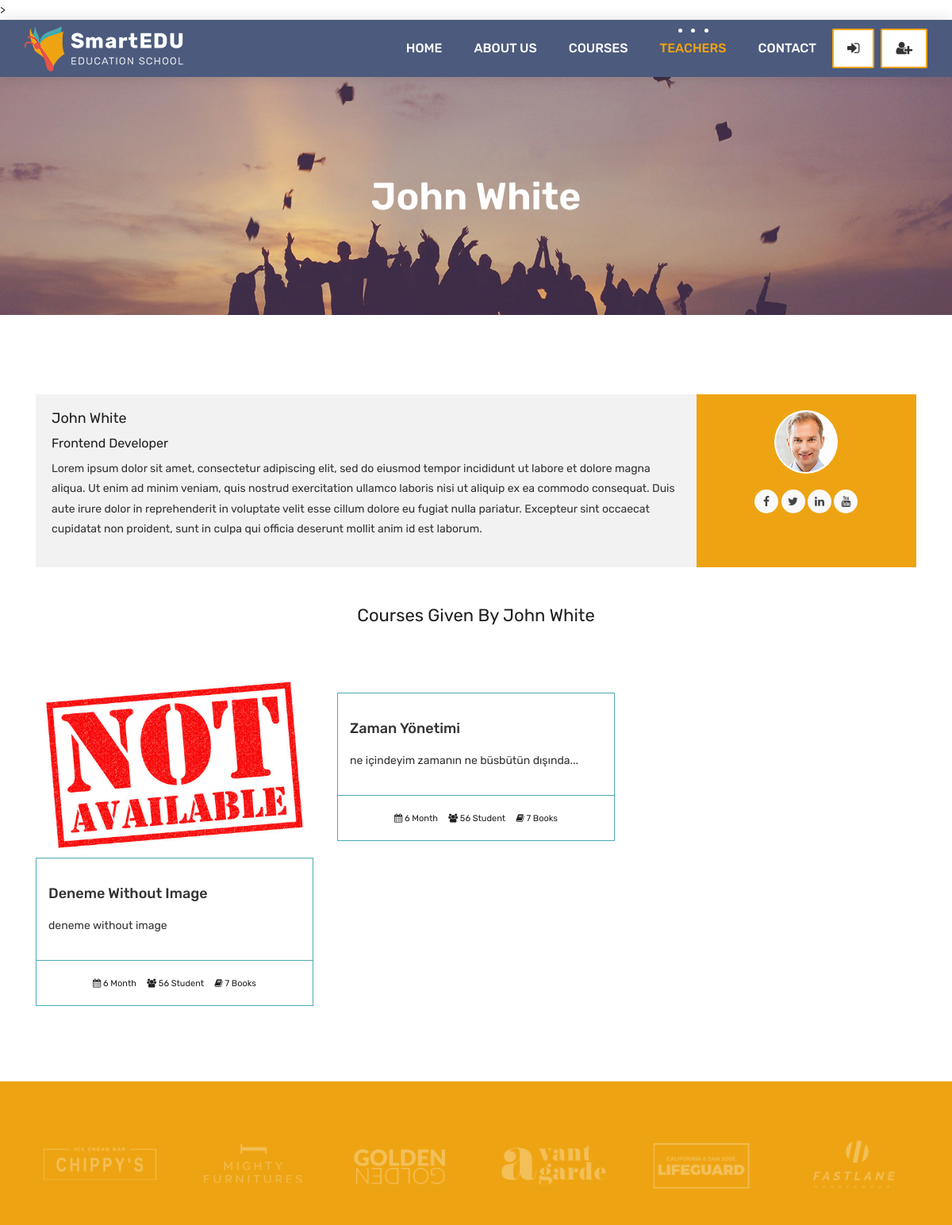
Before: /teachers/teacher/1 (upper part) with the older database file.
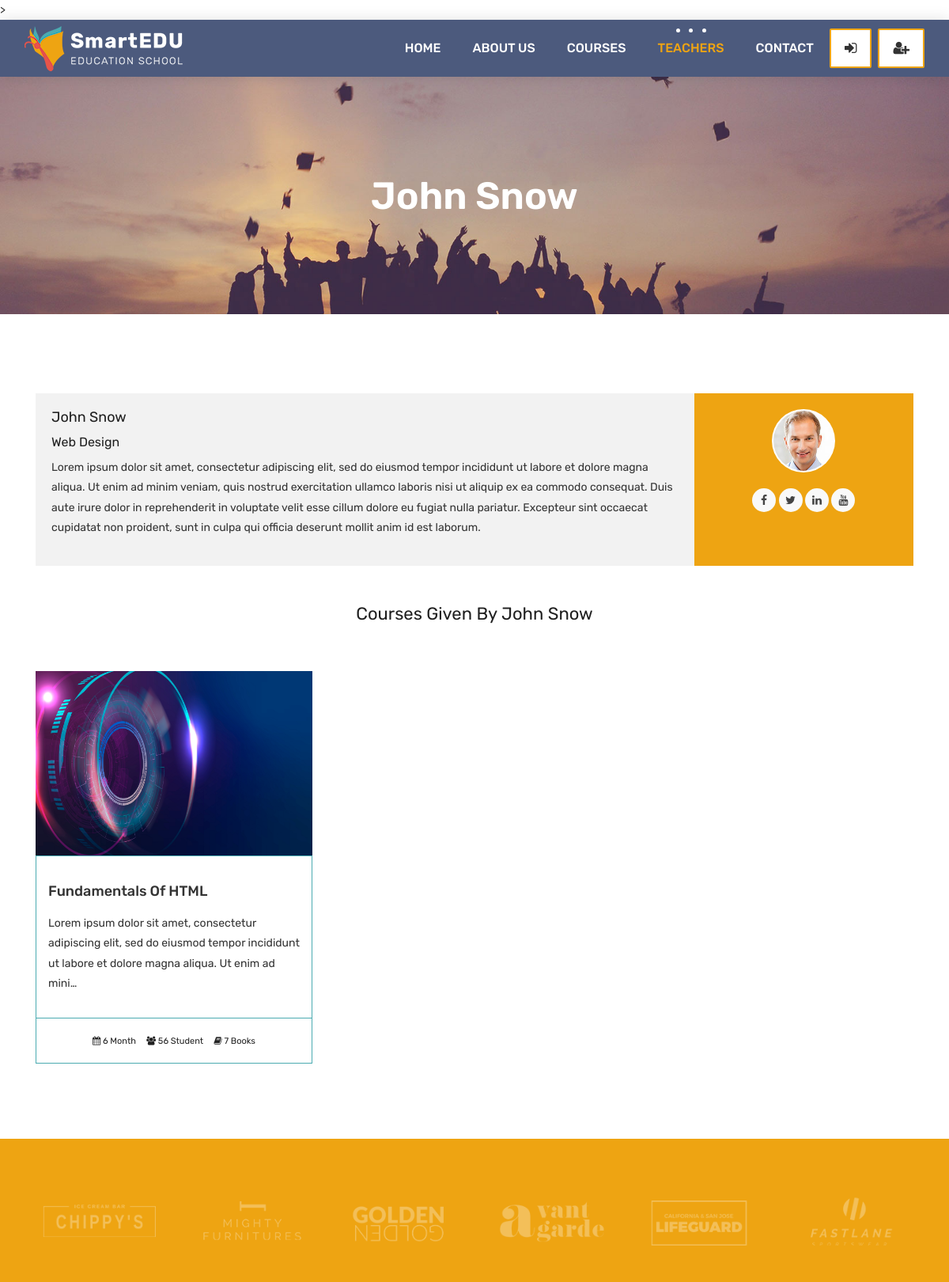
After: the same page with the newer database file.
### teachers/models.py (models this page shows, shortened)
class Teacher(models.Model):
    name = models.CharField(max_length=50)
    title = models.CharField(max_length=50)
    description = models.TextField(blank=True, null=True)
    image = models.ImageField(upload_to="teachers/%Y/%m/%d/", default="teachers/default_teacher_image.jpg")
    facebook = models.URLField(max_length=200, blank=True)
    twitter = models.URLField(max_length=200, blank=True)
    linkedin = models.URLField(max_length=200, blank=True)
    youtube = models.URLField(max_length=200, blank=True)

### courses/models.py (models this page shows, shortened)
class Course(models.Model):
    name = models.CharField(max_length=200, unique=True, verbose_name="Course Name", help_text="Enter the course name")
    category = models.ForeignKey(Category, null=True, on_delete=models.DO_NOTHING)
    tags = models.ManyToManyField(Tag, blank=True, null=True)
    students = models.ManyToManyField(User, blank=True, related_name='courses_joined')
    teacher = models.ForeignKey(Teacher, null=True, on_delete=models.CASCADE)
    description = models.TextField(blank=True, null=True)
    image = models.ImageField(upload_to="courses/%Y/%m/%d/", default="default_course_image.jpg")
    date = models.DateTimeField(auto_now=True)
    available = models.BooleanField(default=True)

### teachers/views.py (the view)
# urls.py: path('teacher/<int:pk>', TeacherDetailView.as_view(), name="teacher_detail"),
class TeacherDetailView(DetailView):
    model = Teacher
    template_name = 'teacher.html'
    context_object_name = 'teacher'
    def get_context_data(self, **kwargs):
        context = super().get_context_data(**kwargs)
        context['courses'] = Course.objects.filter(available=True, teacher = self.kwargs['pk'])
        return context

### templates/teacher.html
{% extends 'partials/_base.html' %}
{% load static %}
{% block content %}
	<div class="all-title-box">
		<div class="container text-center">
			<h1>
				{{teacher.name}}
			</h1>
		</div>
	</div>
    <div id="overviews" class="section wb">
        <div class="container">
            <div class="row">
                <div class="col-lg-12 blog-post-single">
					<div class="blog-author">
						<div class="author-bio">
							<h3 class="author_name">{{teacher.name}}</h3>
							<h5>{{teacher.title}}</h5>
							<p class="author_det">{{teacher.description}}</p>
						</div>
						<div class="author-desc">
							<img src="{{teacher.image.url}}" alt="about author">
							<ul class="author-social">
								<li><a href="{{teacher.facebook}}"><i class="fa fa-facebook"></i></a></li>
								<li><a href="{{teacher.twitter}}"><i class="fa fa-twitter"></i></a></li>
								<li><a href="{{teacher.linkedin}}"><i class="fa fa-linkedin"></i></a></li>
								<li><a href="{{teacher.youtube}}"><i class="fa fa-youtube"></i></a></li>
							</ul>
						</div>
					</div>
                </div>
            </div>
			<div class="row">
				<div class="col-lg-12">
					<h2 class="text-center my-5"> Courses Given By {{teacher.name}}</h2>
				</div>
				{% for course in courses %}
                <div class="col-lg-4 col-md-6 col-12">
                    <div class="course-item">
						<div class="image-blog">
							<img src="{{course.image.url}}" alt="" class="img-fluid">
						</div>
						<div class="course-br">
							<div class="course-title">
								<h2><a href="{% url 'course_detail' course.category.slug course.id %}" title="">{{course.name}}</a></h2>
							</div>
							<div class="course-desc">
								<p>{{course.description | truncatechars:140}} </p>
							</div>
						</div>
						<div class="course-meta-bot">
							<ul>
								<li><i class="fa fa-calendar" aria-hidden="true"></i> 6 Month</li>
								<li><i class="fa fa-users" aria-hidden="true"></i> 56 Student</li>
								<li><i class="fa fa-book" aria-hidden="true"></i> 7 Books</li>
							</ul>
						</div>
						<br>
					</div>
                </div>
				{% endfor %}
            </div>
		</div>
    </div>
    <div class="parallax section dbcolor">
        <div class="container">
            <div class="row logos">
                <div class="col-md-2 col-sm-2 col-xs-6 wow fadeInUp">
                    <a href="#"><img src="images/logo_01.png" alt="" class="img-repsonsive"></a>
                </div>
                <div class="col-md-2 col-sm-2 col-xs-6 wow fadeInUp">
                    <a href="#"><img src="images/logo_02.png" alt="" class="img-repsonsive"></a>
                </div>
                <div class="col-md-2 col-sm-2 col-xs-6 wow fadeInUp">
                    <a href="#"><img src="images/logo_03.png" alt="" class="img-repsonsive"></a>
                </div>
                <div class="col-md-2 col-sm-2 col-xs-6 wow fadeInUp">
                    <a href="#"><img src="images/logo_04.png" alt="" class="img-repsonsive"></a>
                </div>
                <div class="col-md-2 col-sm-2 col-xs-6 wow fadeInUp">
                    <a href="#"><img src="images/logo_05.png" alt="" class="img-repsonsive"></a>
                </div>
                <div class="col-md-2 col-sm-2 col-xs-6 wow fadeInUp">
                    <a href="#"><img src="images/logo_06.png" alt="" class="img-repsonsive"></a>
                </div>
            </div>
        </div>
    </div>
{% endblock %}

Changed rows visible on the page:
no longer on this page (row edited): Course: image (placeholder picture), name "Deneme Without Image", description "deneme without image"
no longer on this page (row edited): Course: name "Zaman Yönetimi", description "ne içindeyim zamanın ne büsbütün dışında..."
changed Teacher: name "John White" → "John Snow"; title "Frontend Developer" → "Web Design"
now on this page (row edited): Course: image (picture), name "Fundamentals Of HTML", description "Lorem ipsum dolor sit amet, consectetur adipiscing elit, sed do eiusmod tempor incididunt ut labore et dolore magna aliqua. Ut enim ad mini…"
